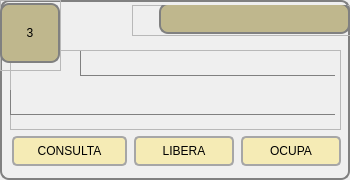
        <widget class="QGroupBox" name="groupBox_4">
         <property name="minimumSize">
          <size>
           <width>350</width>
           <height>180</height>
          </size>
         </property>
         <property name="maximumSize">
          <size>
           <width>350</width>
           <height>180</height>
          </size>
         </property>
         <property name="styleSheet">
          <string notr="true">QPushButton{
	border: 2px solid;
    border-radius: 5px;
	border-color: rgb(166, 166, 166);
	font: 11pt &quot;Arial&quot;; 
	background-color: rgb(245, 235, 181);		
}

QPushButton::hover{
    border: 1px solid gray;
    border-radius: 6px;
	font: Bold 11pt &quot;Arial&quot;; 
	background-color:rgb(191, 183, 141);		
}

QGroupBox{
    background-color: qlineargradient(x1: 0, y1: 0, x2: 0, y2: 1,
                                      stop: 0 #E0E0E0, stop: 1 #FFFFFF);
    border: 2px solid gray;
    border-radius: 9px;
    margin-top: 1ex; /* leave space at the top for the title */
}</string>
         </property>
         <property name="title">
          <string/>
         </property>
         <widget class="QWidget" name="layoutWidget_4">
          <property name="geometry">
           <rect>
            <x>11</x>
            <y>135</y>
            <width>331</width>
            <height>32</height>
           </rect>
          </property>
          <layout class="QHBoxLayout" name="horizontalLayout_5">
           <item>
            <widget class="QPushButton" name="btn_consulta_3">
             <property name="minimumSize">
              <size>
               <width>115</width>
               <height>30</height>
              </size>
             </property>
             <property name="maximumSize">
              <size>
               <width>105</width>
               <height>30</height>
              </size>
             </property>
             <property name="text">
              <string>CONSULTA</string>
             </property>
            </widget>
           </item>
           <item>
            <widget class="QPushButton" name="btn_libera_3">
             <property name="minimumSize">
              <size>
               <width>100</width>
               <height>30</height>
              </size>
             </property>
             <property name="maximumSize">
              <size>
               <width>100</width>
               <height>30</height>
              </size>
             </property>
             <property name="text">
              <string>LIBERA</string>
             </property>
            </widget>
           </item>
           <item>
            <widget class="QPushButton" name="btn_ocupa_3">
             <property name="minimumSize">
              <size>
               <width>100</width>
               <height>30</height>
              </size>
             </property>
             <property name="maximumSize">
              <size>
               <width>100</width>
               <height>30</height>
              </size>
             </property>
             <property name="text">
              <string>OCUPA</string>
             </property>
            </widget>
           </item>
          </layout>
         </widget>
         <widget class="QFrame" name="frame_9">
          <property name="geometry">
           <rect>
            <x>10</x>
            <y>50</y>
            <width>331</width>
            <height>80</height>
           </rect>
          </property>
          <property name="styleSheet">
           <string notr="true">QLabel{
	border: 1px solid;
	border-right-color: transparent;
	border-top-color: transparent;
	border-left-color: gray;
	border-bottom-color: gray;
	font: Bold Italic 12pt &quot;Courier&quot;;

}
</string>
          </property>
          <property name="frameShape">
           <enum>QFrame::StyledPanel</enum>
          </property>
          <property name="frameShadow">
           <enum>QFrame::Raised</enum>
          </property>
          <widget class="QLabel" name="lbl_referencia_3">
           <property name="geometry">
            <rect>
             <x>0</x>
             <y>40</y>
             <width>325</width>
             <height>25</height>
            </rect>
           </property>
           <property name="text">
            <string/>
           </property>
          </widget>
          <widget class="QLabel" name="lbl_ocupa_libera_3">
           <property name="geometry">
            <rect>
             <x>70</x>
             <y>1</y>
             <width>255</width>
             <height>25</height>
            </rect>
           </property>
           <property name="text">
            <string/>
           </property>
          </widget>
         </widget>
         <widget class="QFrame" name="frame_10">
          <property name="geometry">
           <rect>
            <x>132</x>
            <y>5</y>
            <width>221</width>
            <height>31</height>
           </rect>
          </property>
          <property name="styleSheet">
           <string notr="true">QLabel{
    border: 2px solid gray;
    border-radius: 9px;
	font: Bold 15pt &quot;Arial&quot;; 
	background-color: rgb(191, 183, 141);	
}
</string>
          </property>
          <property name="frameShape">
           <enum>QFrame::StyledPanel</enum>
          </property>
          <property name="frameShadow">
           <enum>QFrame::Raised</enum>
          </property>
          <widget class="QLabel" name="lbl_estado_3">
           <property name="geometry">
            <rect>
             <x>27</x>
             <y>-2</y>
             <width>191</width>
             <height>31</height>
            </rect>
           </property>
           <property name="text">
            <string/>
           </property>
           <property name="alignment">
            <set>Qt::AlignCenter</set>
           </property>
          </widget>
         </widget>
         <widget class="QFrame" name="frame_11">
          <property name="geometry">
           <rect>
            <x>0</x>
            <y>0</y>
            <width>61</width>
            <height>71</height>
           </rect>
          </property>
          <property name="styleSheet">
           <string notr="true">QLabel{
    border: 2px solid gray;
    border-radius: 9px;
	font: Bold 25pt &quot;Arial&quot;; 
	background-color: rgb(191, 183, 141);	
}
</string>
          </property>
          <property name="frameShape">
           <enum>QFrame::StyledPanel</enum>
          </property>
          <property name="frameShadow">
           <enum>QFrame::Raised</enum>
          </property>
          <widget class="QLabel" name="label_3">
           <property name="geometry">
            <rect>
             <x>0</x>
             <y>3</y>
             <width>60</width>
             <height>60</height>
            </rect>
           </property>
           <property name="text">
            <string>3</string>
           </property>
           <property name="alignment">
            <set>Qt::AlignCenter</set>
           </property>
          </widget>
         </widget>
        </widget>
